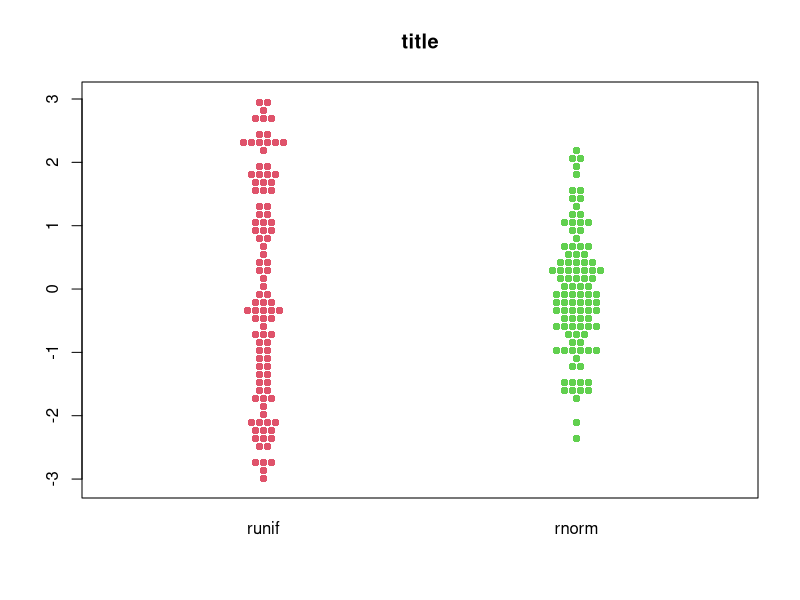

Here is the R script that generated this plot: (Note: this script raises an error after producing the figure.)
## Generate some random data
set.seed(123)
distro <- list(runif = runif(100, min = -3, max = 3), 
               rnorm = rnorm(100))

## beeswarm
library(beeswarm)
beeswarm::beeswarm(distro, 
                   col = 2:3, pch = 16,
                   method = "center",
                   main = "title")


library(dplyr)
library(ggplot2)

distro2 <- data.frame(
  variable = c(rep("runif", 100), rep("rnorm", 100)),
  value = c(distro$runif, distro$rnorm)
)

distro3 <- as.data.frame(rev(distro)) %>% 
  tidyr::pivot_longer(everything(),values_to = "value", names_to = "variable", )

set.seed(123)
ggplot2::ggplot(distro3, aes(x = rev(variable), y = value)) + 
  stat_beeswarm(method = "centre") + 
  scale_y_continuous(limits = c(-3, 3)) + 
  theme(
    plot.margin = unit(c(0.11, 0.07, 0.11, 0.07), "npc")
  )

ggplot2::ggplot(distro3, aes(y = variable, x = value)) + 
  stat_beeswarm(corral.width = 1) + 
  scale_x_continuous(limits = c(-3, 3)) + 
  theme(
    plot.margin = unit(c(0.12, 0.07, 0.12, 0.07), "npc")
  )
